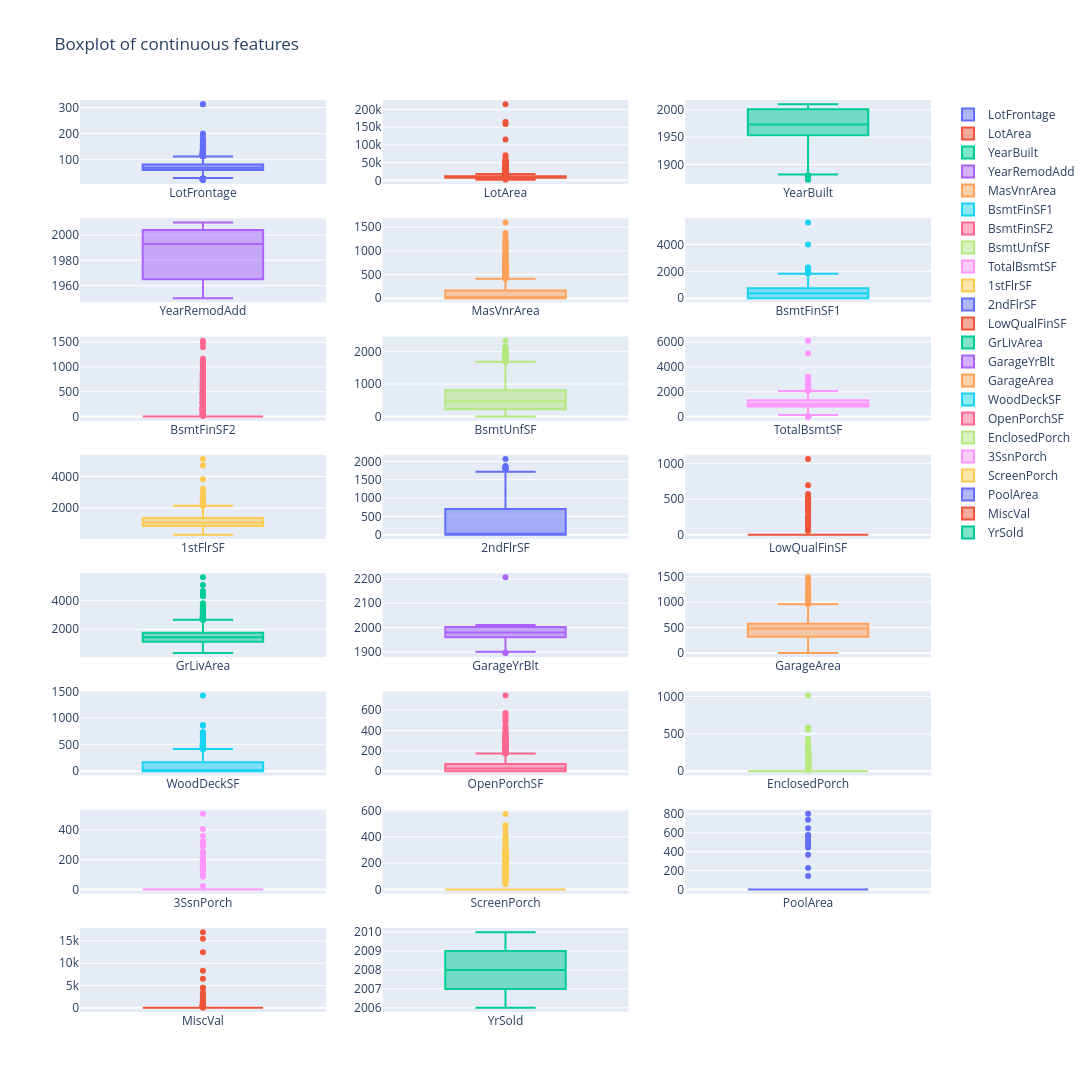

Write notebook code for a chart like this one.
### Code cell
uni_box_plot(x_all, continuous_features, plot_num_cols=3)

### Figure 1 — Plotly figure (JSON) as saved in the notebook; plotly's stock layout.template omitted (floating-point values rounded to 4 significant figures; data arrays with more than 128 entries replaced by an {"elided": "..."} marker saying what was removed)
{"data": [{"name": "LotFrontage", "type": "box", "xaxis": "x", "y": {"elided": "2919 float values"}, "yaxis": "y"}, {"name": "LotArea", "type": "box", "xaxis": "x2", "y": {"elided": "2919 int values"}, "yaxis": "y2"}, {"name": "YearBuilt", "type": "box", "xaxis": "x3", "y": {"elided": "2919 int values"}, "yaxis": "y3"}, {"name": "YearRemodAdd", "type": "box", "xaxis": "x4", "y": {"elided": "2919 int values"}, "yaxis": "y4"}, {"name": "MasVnrArea", "type": "box", "xaxis": "x5", "y": {"elided": "2919 float values"}, "yaxis": "y5"}, {"name": "BsmtFinSF1", "type": "box", "xaxis": "x6", "y": {"elided": "2919 float values"}, "yaxis": "y6"}, {"name": "BsmtFinSF2", "type": "box", "xaxis": "x7", "y": {"elided": "2919 float values"}, "yaxis": "y7"}, {"name": "BsmtUnfSF", "type": "box", "xaxis": "x8", "y": {"elided": "2919 float values"}, "yaxis": "y8"}, {"name": "TotalBsmtSF", "type": "box", "xaxis": "x9", "y": {"elided": "2919 float values"}, "yaxis": "y9"}, {"name": "1stFlrSF", "type": "box", "xaxis": "x10", "y": {"elided": "2919 int values"}, "yaxis": "y10"}, {"name": "2ndFlrSF", "type": "box", "xaxis": "x11", "y": {"elided": "2919 int values"}, "yaxis": "y11"}, {"name": "LowQualFinSF", "type": "box", "xaxis": "x12", "y": {"elided": "2919 int values"}, "yaxis": "y12"}, {"name": "GrLivArea", "type": "box", "xaxis": "x13", "y": {"elided": "2919 int values"}, "yaxis": "y13"}, {"name": "GarageYrBlt", "type": "box", "xaxis": "x14", "y": {"elided": "2919 float values"}, "yaxis": "y14"}, {"name": "GarageArea", "type": "box", "xaxis": "x15", "y": {"elided": "2919 float values"}, "yaxis": "y15"}, {"name": "WoodDeckSF", "type": "box", "xaxis": "x16", "y": {"elided": "2919 int values"}, "yaxis": "y16"}, {"name": "OpenPorchSF", "type": "box", "xaxis": "x17", "y": {"elided": "2919 int values"}, "yaxis": "y17"}, {"name": "EnclosedPorch", "type": "box", "xaxis": "x18", "y": {"elided": "2919 int values"}, "yaxis": "y18"}, {"name": "3SsnPorch", "type": "box", "xaxis": "x19", "y": {"elided": "2919 int values"}, "yaxis": "y19"}, {"name": "ScreenPorch", "type": "box", "xaxis": "x20", "y": {"elided": "2919 int values"}, "yaxis": "y20"}, {"name": "PoolArea", "type": "box", "xaxis": "x21", "y": {"elided": "2919 int values"}, "yaxis": "y21"}, {"name": "MiscVal", "type": "box", "xaxis": "x22", "y": {"elided": "2919 int values"}, "yaxis": "y22"}, {"name": "YrSold", "type": "box", "xaxis": "x23", "y": {"elided": "2919 int values"}, "yaxis": "y23"}], "layout": {"height": 2400, "title": {"text": "Boxplot of continuous features"}, "width": 1200, "xaxis": {"anchor": "y", "domain": [0.0, 0.2889]}, "xaxis10": {"anchor": "y10", "domain": [0.0, 0.2889]}, "xaxis11": {"anchor": "y11", "domain": [0.3556, 0.6444]}, "xaxis12": {"anchor": "y12", "domain": [0.7111, 1.0]}, "xaxis13": {"anchor": "y13", "domain": [0.0, 0.2889]}, "xaxis14": {"anchor": "y14", "domain": [0.3556, 0.6444]}, "xaxis15": {"anchor": "y15", "domain": [0.7111, 1.0]}, "xaxis16": {"anchor": "y16", "domain": [0.0, 0.2889]}, "xaxis17": {"anchor": "y17", "domain": [0.3556, 0.6444]}, "xaxis18": {"anchor": "y18", "domain": [0.7111, 1.0]}, "xaxis19": {"anchor": "y19", "domain": [0.0, 0.2889]}, "xaxis2": {"anchor": "y2", "domain": [0.3556, 0.6444]}, "xaxis20": {"anchor": "y20", "domain": [0.3556, 0.6444]}, "xaxis21": {"anchor": "y21", "domain": [0.7111, 1.0]}, "xaxis22": {"anchor": "y22", "domain": [0.0, 0.2889]}, "xaxis23": {"anchor": "y23", "domain": [0.3556, 0.6444]}, "xaxis24": {"anchor": "y24", "domain": [0.7111, 1.0]}, "xaxis3": {"anchor": "y3", "domain": [0.7111, 1.0]}, "xaxis4": {"anchor": "y4", "domain": [0.0, 0.2889]}, "xaxis5": {"anchor": "y5", "domain": [0.3556, 0.6444]}, "xaxis6": {"anchor": "y6", "domain": [0.7111, 1.0]}, "xaxis7": {"anchor": "y7", "domain": [0.0, 0.2889]}, "xaxis8": {"anchor": "y8", "domain": [0.3556, 0.6444]}, "xaxis9": {"anchor": "y9", "domain": [0.7111, 1.0]}, "yaxis": {"anchor": "x", "domain": [0.9078, 1.0]}, "yaxis10": {"anchor": "x10", "domain": [0.5188, 0.6109]}, "yaxis11": {"anchor": "x11", "domain": [0.5188, 0.6109]}, "yaxis12": {"anchor": "x12", "domain": [0.5188, 0.6109]}, "yaxis13": {"anchor": "x13", "domain": [0.3891, 0.4813]}, "yaxis14": {"anchor": "x14", "domain": [0.3891, 0.4813]}, "yaxis15": {"anchor": "x15", "domain": [0.3891, 0.4813]}, "yaxis16": {"anchor": "x16", "domain": [0.2594, 0.3516]}, "yaxis17": {"anchor": "x17", "domain": [0.2594, 0.3516]}, "yaxis18": {"anchor": "x18", "domain": [0.2594, 0.3516]}, "yaxis19": {"anchor": "x19", "domain": [0.1297, 0.2219]}, "yaxis2": {"anchor": "x2", "domain": [0.9078, 1.0]}, "yaxis20": {"anchor": "x20", "domain": [0.1297, 0.2219]}, "yaxis21": {"anchor": "x21", "domain": [0.1297, 0.2219]}, "yaxis22": {"anchor": "x22", "domain": [0.0, 0.09219]}, "yaxis23": {"anchor": "x23", "domain": [0.0, 0.09219]}, "yaxis24": {"anchor": "x24", "domain": [0.0, 0.09219]}, "yaxis3": {"anchor": "x3", "domain": [0.9078, 1.0]}, "yaxis4": {"anchor": "x4", "domain": [0.7781, 0.8703]}, "yaxis5": {"anchor": "x5", "domain": [0.7781, 0.8703]}, "yaxis6": {"anchor": "x6", "domain": [0.7781, 0.8703]}, "yaxis7": {"anchor": "x7", "domain": [0.6484, 0.7406]}, "yaxis8": {"anchor": "x8", "domain": [0.6484, 0.7406]}, "yaxis9": {"anchor": "x9", "domain": [0.6484, 0.7406]}}}
